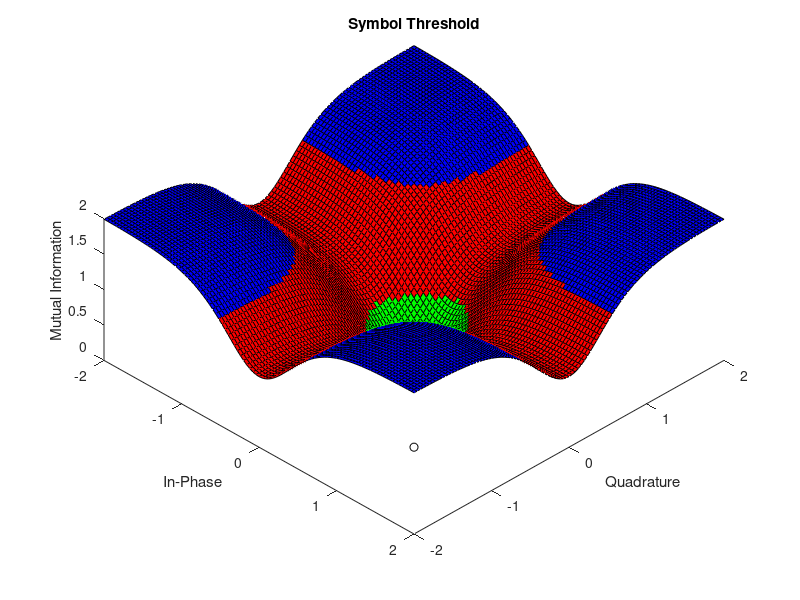

This chart was generated by the following MATLAB code:
%%%%% EQUIVOCATION QUASARS %%%%%
close all; clear all;

% Creates the QPSK symbol locations
a = [1+j -1+j -1-j 1-j];

epsilon = .5;
sigmaSquared = .5;
% for sigmaSquared = .9:.1:1
for re = -50:50         % -50:50 creates a 101 x 101 grid
    for im = -50:50
        x(re+51,im+51) = (re/25) + (im/25)*j;
    end
end
real_x = real(x);
imag_x = imag(x);

fx = zeros(4, 101, 101);
fxSum = zeros(1, 101, 101);
for loop = 1:4
    fx(loop,:,:) = (1/(2*pi*sigmaSquared))*exp((-1/(2*sigmaSquared))*abs((x-1*a(loop)).^2));
    fxSum(1, :,:) = fxSum(1, :,:) + fx(loop,:,:);
end
%fxSum = fxSum/4;

p_a = zeros(4, 101, 101);
for loop = 1:4
    p_a(loop,:,:) = fx(loop,:,:) ./ fxSum;
end

H = zeros(101, 101);
% probOfX = 1 / (101*101);
sumOfProb = zeros(101, 101);
for xCoord = -50:50
    for yCoord = -50:50
        for loop = 1:4
            sumOfProb(xCoord+51,yCoord+51) = sumOfProb(xCoord+51,yCoord+51) + p_a(loop,xCoord+51,yCoord+51)*log2(p_a(loop,xCoord+51,yCoord+51));
        end
        H((xCoord+51), (yCoord+51)) = -(sumOfProb(xCoord+51, yCoord+51));
    end
end


%%%%% Plot Equivocation
% figure();
% hold on
% plot(a,'o', 'MarkerFaceColor', 'white', 'Color', 'black'); % Need to fix where this plots on the z axis
% surface(real_x, imag_x, H);
% title("\sigma^2 = " + string(sigmaSquared));
% xlabel('real');
% ylabel('imaginary');
% zlabel('Equivocation');
% view(45, 60);
% colormap(jet);
% hold off

%%%%% Plot Mutual Information

I = 2 - H;
C(I<epsilon) = 1;
C((I>=epsilon) & (I < (1+epsilon))) = 2;
C(I>=(1+epsilon)) = 3;
C = reshape(C,size(I));

figure();
hold on
plot(a,'o', 'MarkerFaceColor', 'white', 'Color', 'black'); % Need to fix where this plots on the z axis
surface(real_x, imag_x, I, C);
title("Symbol Threshold");
xlabel('In-Phase');
ylabel('Quadrature');
zlabel('Mutual Information');
view(45, 60);
colormap([0,1,0;1,0,0;0,0,1]);
saveas(gcf,'SymbolInformationGraph','epsc');
hold off

bits = zeros(101,101);

for c = 1:101
    for d = 1:101
        if (I(c,d) < epsilon)
            bits(c,d) = 2;
        else if (I(c,d) < 1+epsilon)
                bits(c,d) = 1;
            else
                bits (c,d) = 0;
            end
        end
    end
end
%%%%% Bits lost

% figure();
% hold on
% plot(a,'o', 'MarkerFaceColor', 'white', 'Color', 'black'); % Need to fix where this plots on the z axis
% surface(real_x, imag_x, bits);
% title("\sigma^2 = " + string(sigmaSquared));
% xlabel('real');
% ylabel('imaginary');
% zlabel('Bits');
% view(45, 60);
% colormap(jet);
